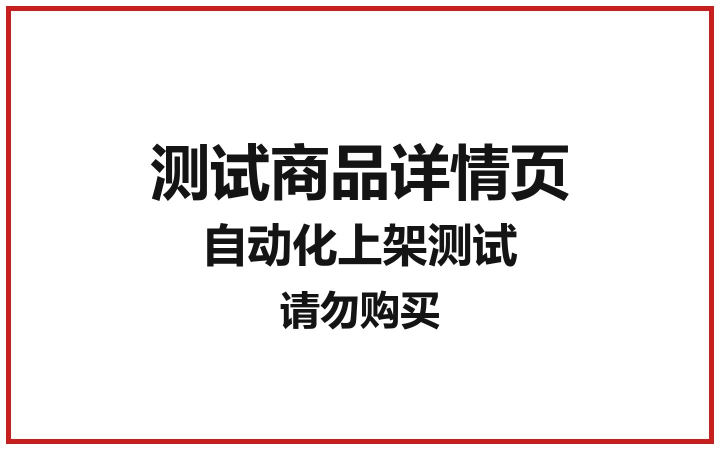
#> input picture doubao/engine/test-images/detail-test.jpg, 1440 x 900 px (shown at 1/2 size)
$ python check_metrics.py ../../../doubao/engine/test-images/detail-test.jpg
#> lines starting #> are read from the running program, lines starting #| are printed output that depends on the picture
#!/usr/bin/env python3
"""
image-diagnose · L3 硬指标扫描

扫一张或一组图片的尺寸 / 体积 / 白底占比 / 文字对比度 / 商品形变线索。
输出 JSON，供诊断报告直接引用。

用法:
    python check_metrics.py <图片路径或目录> [--type main|sku|pdp] [--json out.json]

    # 单张
    python check_metrics.py ./p01.jpg --type main

    # 整目录（批量诊断）
    python check_metrics.py ./同行主图/主图 --type main

    # 结果存文件
    python check_metrics.py ./img --type main --json metrics.json

阈值来自 references/platform-thresholds.md。
没有来源的数值不会进否决项 —— 本脚本只报实测值，判定交给诊断者。
"""
from __future__ import annotations

import argparse
import json
import sys
from pathlib import Path

try:
    from PIL import Image, ImageStat
except ImportError:
    print("缺 Pillow：pip install pillow", file=sys.stderr)
    sys.exit(2)

# ---- 阈值（实测来源，见 references/platform-thresholds.md）----
# scene 型不查白底占比 —— 场景图查白底是误判
THRESHOLDS = {
    "main": {"long_edge": 750, "max_bytes": 3 * 1024 * 1024, "white_ratio": 0.85},
    "scene": {"long_edge": 750, "max_bytes": 3 * 1024 * 1024, "white_ratio": None},
    "sku":  {"long_edge": 600, "max_bytes": 2 * 1024 * 1024, "white_ratio": None},
    "pdp":  {"long_edge": 750, "max_bytes": 3 * 1024 * 1024, "white_ratio": None},
}

EXTS = {".jpg", ".jpeg", ".png", ".webp"}

# 搜索页缩略图采样特征 —— 命中说明这是平台渲染图，不是原图，
# 尺寸阈值对它无效（原图被压过），必须回去抓原图再诊断
THUMBNAIL_SIZES = {
    580: "淘宝/天猫搜索页缩略图（_580x580q90）",
    400: "淘宝搜索页缩略图（_400x400）",
    360: "搜索列表缩略图（_360x360）",
    240: "搜索列表缩略图（_240x240）",
    120: "缩略图（_120x120）",
    64:  "缩略图（_64x64）",
}


def _edge_white_ratio(im: Image.Image, tol: int = 10) -> float:
    """四边像素接近纯白的比例。用于判断'是不是白底图'，不判断白底是否合格。"""
    w, h = im.size
    px = im.convert("RGB").load()
    edge = []
    for x in range(w):
        edge.append(px[x, 0]); edge.append(px[x, h - 1])
    for y in range(h):
        edge.append(px[0, y]); edge.append(px[w - 1, y])
    if not edge:
        return 0.0
    near = sum(1 for r, g, b in edge if r >= 255 - tol and g >= 255 - tol and b >= 255 - tol)
    return round(near / len(edge), 4)


def _global_contrast(im: Image.Image) -> float:
    """灰度标准差，作为整体对比度的粗略指标。文字对比度需单独裁区域测。"""
    gray = im.convert("L")
    return round(ImageStat.Stat(gray).stddev[0], 2)


def _sharpness(im: Image.Image) -> float:
    """
    拉普拉斯方差近似（用 PIL 的 FIND_EDGES 滤波后取标准差）。
    低 = 模糊 / 过度压缩。经验参考：<50 偏软，>150 较锐。
    """
    gray = im.convert("L")
    edges = gray.filter(__import__("PIL.ImageFilter", fromlist=["FIND_EDGES"]).FIND_EDGES)
    return round(ImageStat.Stat(edges).stddev[0], 2)


def _aspect(im: Image.Image) -> str:
    w, h = im.size
    ratios = {
        "1:1": 1.0, "3:4": 0.75, "4:3": 4 / 3, "3:2": 1.5,
        "2:3": 2 / 3, "4:5": 0.8, "5:4": 1.25, "9:16": 9 / 16, "16:9": 16 / 9,
    }
    r = w / h
    best = min(ratios.items(), key=lambda kv: abs(kv[1] - r))
    dev = abs(best[1] - r) / r * 100
    label = best[0] if dev <= 10 else f"非标准({r:.3f})"
    return f"{label} (偏差 {dev:.1f}%)"


def check_one(path: Path, kind: str) -> dict:
    th = THRESHOLDS[kind]
    rec = {"file": str(path), "type": kind, "ok": True, "issues": []}

    try:
        size_bytes = path.stat().st_size
        im = Image.open(path)
        im.load()
    except Exception as e:
        rec.update(ok=False, error=f"无法读取: {e}")
        return rec

    w, h = im.size
    long_edge = max(w, h)

    rec["pixels"] = f"{w}x{h}"
    rec["long_edge"] = long_edge
    rec["aspect"] = _aspect(im)
    rec["bytes"] = size_bytes
    rec["kb"] = round(size_bytes / 1024, 1)
    rec["format"] = im.format
    rec["mode"] = im.mode
    rec["edge_white_ratio"] = _edge_white_ratio(im)
    rec["contrast_stddev"] = _global_contrast(im)
    rec["sharpness_approx"] = _sharpness(im)

    # ---- 采样图识别（优先于所有阈值判定）----
    # 搜索页抓下来的图是平台渲染的缩略图，原图被压过。
    # 对它跑尺寸阈值会误判成"不达标"，必须先识别出来。
    thumb = THUMBNAIL_SIZES.get(long_edge)
    if thumb:
        rec["ok"] = False
        rec["is_thumbnail"] = True
        rec["thumbnail_kind"] = thumb
        rec["issues"].append(
            f"疑似平台缩略图（{long_edge}px = {thumb}）。"
            f"尺寸/锐度阈值对采样图无效，不能据此判定原图质量，"
            f"请抓原图后重新诊断。")
        return rec

    rec["is_thumbnail"] = False

    # ---- 阈值比对 ----
    if long_edge < th["long_edge"]:
        rec["ok"] = False
        rec["issues"].append(f"长边 {long_edge} < {th['long_edge']}（实测阈值）")

    if size_bytes > th["max_bytes"]:
        rec["ok"] = False
        rec["issues"].append(f"体积 {rec['kb']}KB 超限 {th['max_bytes'] // 1024 // 1024}MB")

    if th["white_ratio"] is not None:
        if rec["edge_white_ratio"] < th["white_ratio"]:
            rec["ok"] = False
            rec["issues"].append(
                f"边缘白占比 {rec['edge_white_ratio']} < {th['white_ratio']}，非白底或背景不干净")

    if rec["sharpness_approx"] < 50:
        rec["issues"].append(f"锐度近似 {rec['sharpness_approx']} 偏低，可能模糊或过度压缩")

    if im.mode not in ("RGB", "RGBA", "L", "P"):
        rec["issues"].append(f"色彩模式 {im.mode} 非常见")

    # 形变检测只能由诊断者看图确认，脚本不给结论 —— 只提示比例是否标准
    if "非标准" in rec["aspect"]:
        rec["issues"].append("比例非标准档，检查是否有拉伸变形")

    return rec


def main():
    ap = argparse.ArgumentParser(description="L3 硬指标扫描")
    ap.add_argument("target", help="图片文件或目录")
    ap.add_argument("--type", choices=["main", "scene", "sku", "pdp"], default="main")
    ap.add_argument("--json", dest="json_out", help="结果输出 JSON 路径")
    ap.add_argument("--strict", action="store_true",
                    help="把采样图也计入失败（默认：采样图单独归类，不算质量失败）")
    a = ap.parse_args()

    t = Path(a.target)
    if not t.exists():
        print(f"不存在: {t}", file=sys.stderr)
        sys.exit(1)

    files = sorted(p for p in t.iterdir() if p.suffix.lower() in EXTS) if t.is_dir() else [t]
    if not files:
        print("未找到图片", file=sys.stderr)
        sys.exit(1)

    print(f"[image-diagnose] 扫描 {len(files)} 张，类型={a.type}", file=sys.stderr)
    records = []
    for i, p in enumerate(files, 1):
        r = check_one(p, a.type)
#> in check_one, im is the input picture: PIL image 1440x900 RGB; mean R, G, B 236.2, 230.5, 230.4
#> after the loop in _edge_white_ratio, `for x in range(w):`: edge = 2880 items, first 6: (255, 255, 248), (255, 255, 255), (254, 255, 250), (255, 255, 255), (254, 255, 251), (255, 255, 255)
#> after the loop in _edge_white_ratio, `for y in range(h):`: edge = 4680 items, first 6: (255, 255, 248), (255, 255, 255), (254, 255, 250), (255, 255, 255), (254, 255, 251), (255, 255, 255)
#> in _edge_white_ratio, `near = sum(1 for r, g, b in edge if r >= 255 - tol and g >= 255 - tol ..`: near = 4678
#> in _global_contrast, `gray = im.convert("L")`:
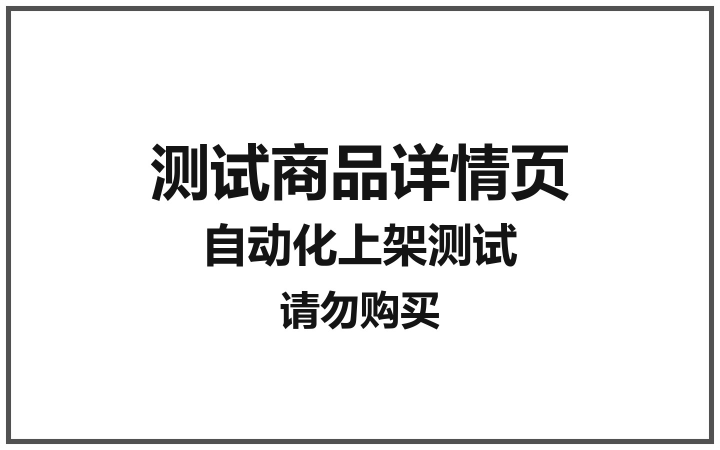
#> gray: PIL image 1440x900 L (shown at 1/2 size); min 4, max 255, mean 232.2
#> in _sharpness, `edges = gray.filter(__import__("PIL.ImageFilter", fromlist=["FIND_EDGE..`:
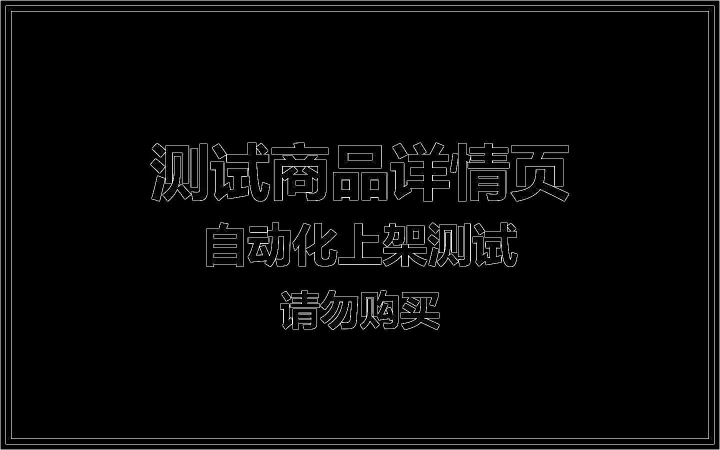
#> edges: PIL image 1440x900 L (shown at 1/2 size); min 0, max 255, mean 7
#> r = 15 items
        records.append(r)
        if r.get("is_thumbnail"):
            flag = "THUMB"
        else:
            flag = "OK " if r["ok"] else "FAIL"
#> flag = 'OK '
        print(f"[{i}/{len(files)}] {flag} {p.name}  {r.get('pixels','?')}  "
              f"{r.get('kb','?')}KB  白边{r.get('edge_white_ratio','?')}", file=sys.stderr)

    thumbs = [r for r in records if r.get("is_thumbnail")]
#> thumbs = []
    bad = [r for r in records if not r["ok"] and not r.get("is_thumbnail")]
#> bad = []
    scorable = len(records) - len(thumbs)
#> scorable = 1

    print(f"\n[image-diagnose] 完成：", file=sys.stderr)
    print(f"  可判定原图      {scorable} 张", file=sys.stderr)
    print(f"  通过            {scorable - len(bad)} 张", file=sys.stderr)
    print(f"  不通过          {len(bad)} 张", file=sys.stderr)
    print(f"  采样图(不可判)  {len(thumbs)} 张 —— 需抓原图重跑", file=sys.stderr)
    if thumbs:
        kinds = sorted({r["thumbnail_kind"] for r in thumbs})
        for k in kinds:
            print(f"    · {k}", file=sys.stderr)

    out = {"count": len(records), "scorable": scorable,
           "failed": len(bad), "thumbnails": len(thumbs),
           "thresholds": THRESHOLDS[a.type], "records": records}

    if a.json_out:
        Path(a.json_out).write_text(json.dumps(out, ensure_ascii=False, indent=2), encoding="utf-8")
        print(f"[image-diagnose] JSON -> {a.json_out}", file=sys.stderr)
    else:
        print(json.dumps(out, ensure_ascii=False, indent=2))
#> (printed output is left out)


if __name__ == "__main__":
    main()

$ run again, on doubao/engine/test-images/multi-a.jpg
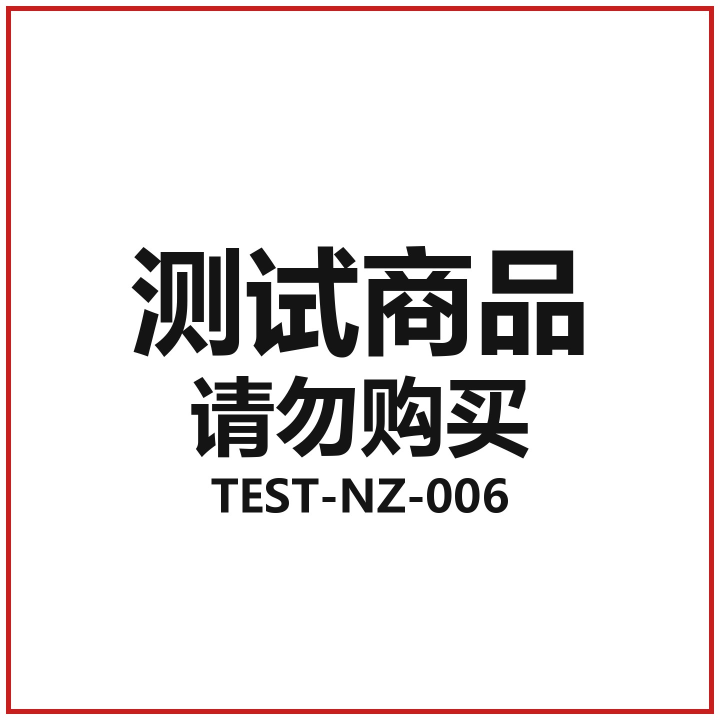
#> input picture doubao/engine/test-images/multi-a.jpg, 1440 x 1440 px (shown at 1/2 size)
#> in check_one, im is the input picture: PIL image 1440x1440 RGB; mean R, G, B 232, 227.6, 227.6
#> after the loop in _edge_white_ratio, `for x in range(w):`: edge = 2880 items, first 6: (255, 255, 248), (255, 255, 248), (254, 255, 250), (254, 255, 250), (254, 255, 251), (254, 255, 251)
#> after the loop in _edge_white_ratio, `for y in range(h):`: edge = 5760 items, first 6: (255, 255, 248), (255, 255, 248), (254, 255, 250), (254, 255, 250), (254, 255, 251), (254, 255, 251)
#> near = 5760
#> in _global_contrast, `gray = im.convert("L")`:
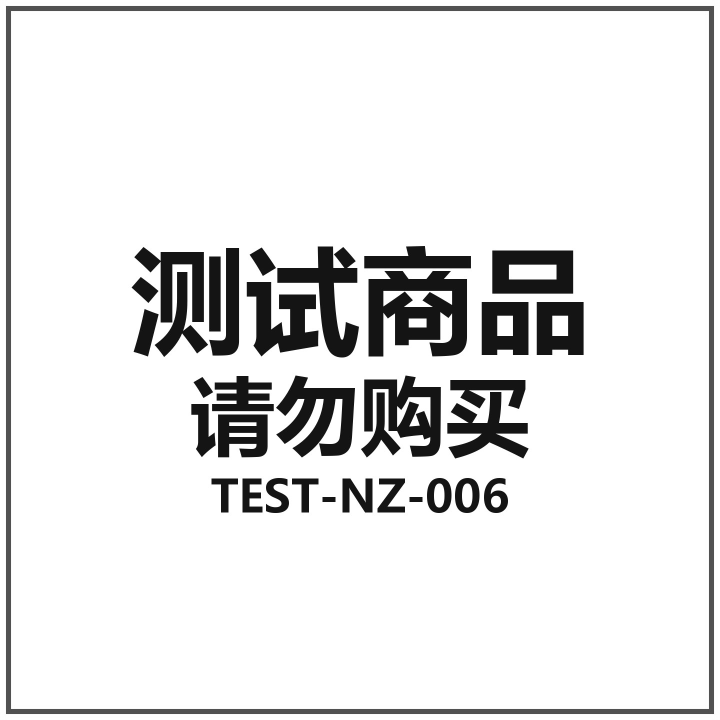
#> gray: PIL image 1440x1440 L (shown at 1/2 size); min 2, max 255, mean 228.9
#> in _sharpness, `edges = gray.filter(__import__("PIL.ImageFilter", fromlist=["FIND_EDGE..`:
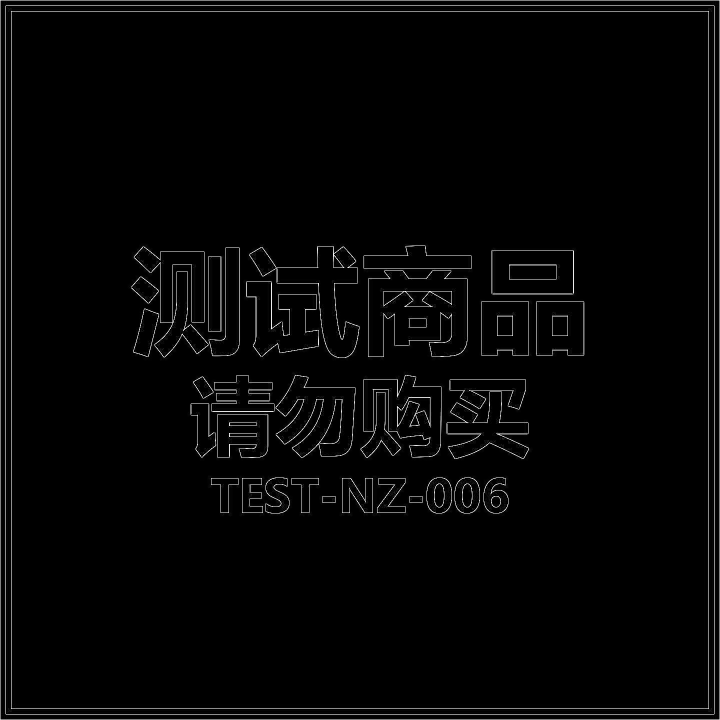
#> edges: PIL image 1440x1440 L (shown at 1/2 size); min 0, max 255, mean 5.2
#> in main, `r = check_one(p, a.type)`: r = 15 items
#> flag = 'OK '
#> thumbs = []
#> scorable = 1
#> (printed output is left out)
